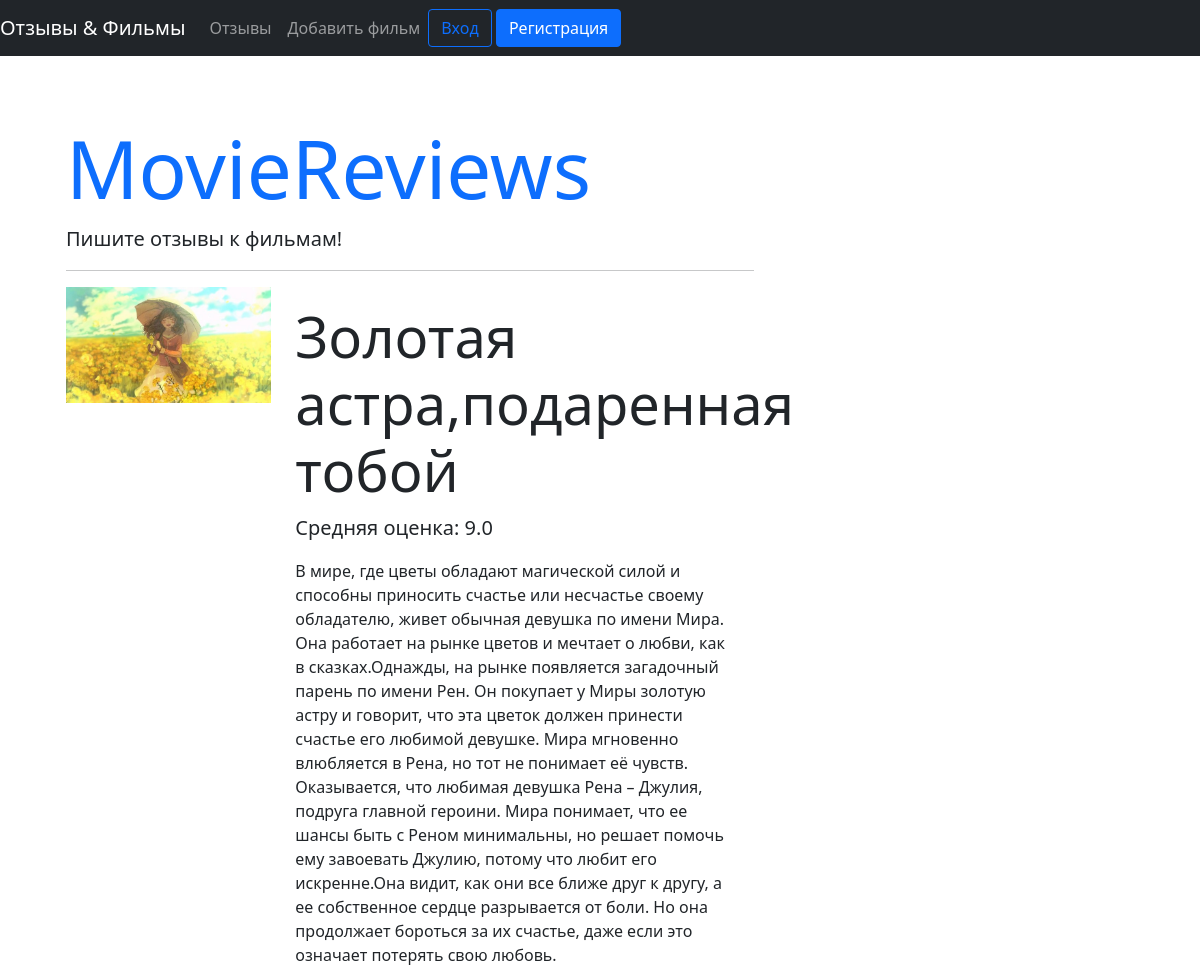
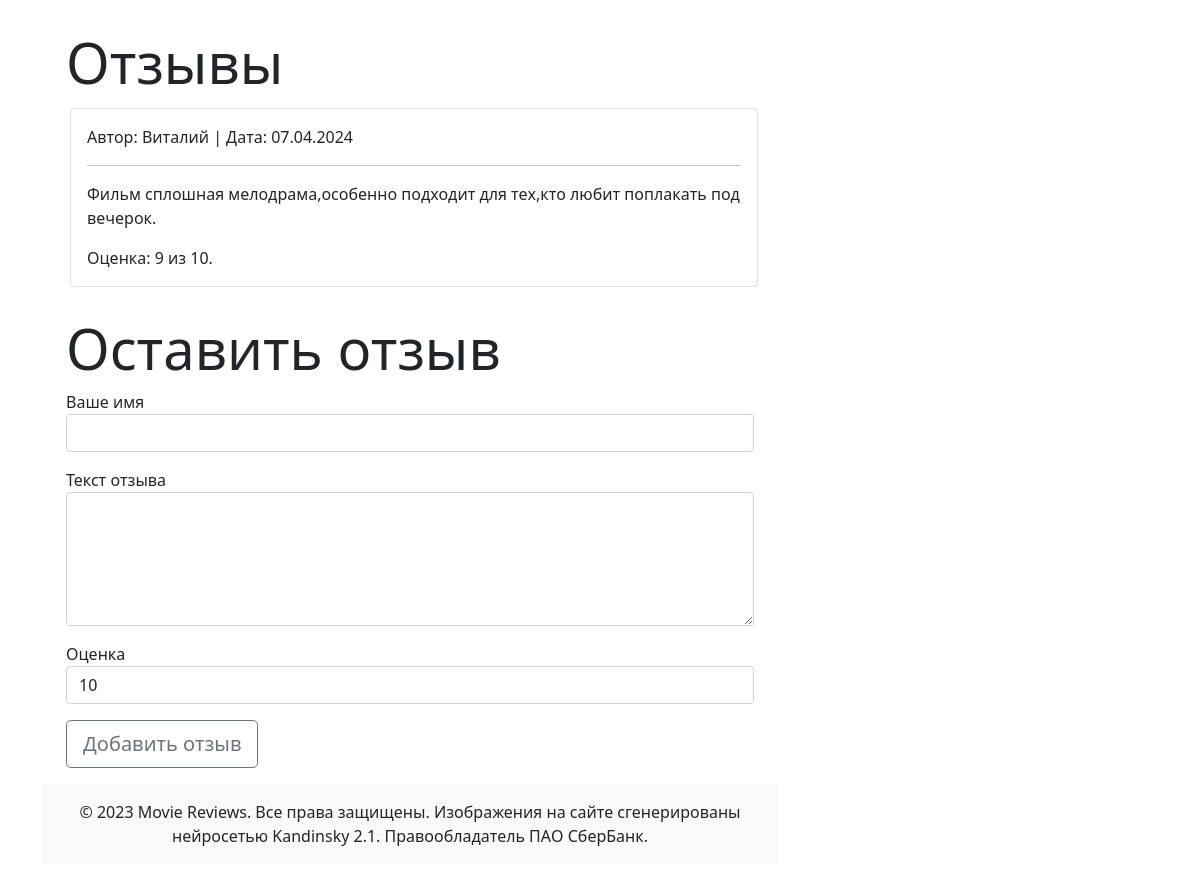
The page /movie/2 on the database its author committed (2 pictures, top to bottom).
### models.py (models this page shows, shortened)
class Movie(db.Model):
    id = db.Column(db.Integer, primary_key=True)
    title = db.Column(db.String(255), nullable=False)
    description = db.Column(db.Text, nullable=False)
    image = db.Column(db.String(255), nullable=False)
    reviews = db.relationship('Review', back_populates='movie')

class Review(db.Model):
    id = db.Column(db.Integer, primary_key=True)
    name = db.Column(db.String(255), nullable=False)
    text = db.Column(db.Text, nullable=False)
    created_date = db.Column(db.DateTime, default=datetime.utcnow)
    score = db.Column(db.Integer, nullable=False)
    movie_id = db.Column(db.Integer, db.ForeignKey('movie.id', ondelete="CASCADE"))
    movie = db.relationship('Movie', back_populates='reviews')

### views.py (the view, shortened to what this page needs)
@app.route('/movie/<int:id>', methods=['GET', 'POST'])
def movie(id):
    movie = Movie.query.get(id)
    if movie.reviews:
        avg_score = round(sum(review.score for review in movie.reviews) / len(movie.reviews), 2)
    else:
        avg_score = 0
    form = ReviewForm(score=10)
    return render_template('movie.html',
                           movie=movie,
                           avg_score=avg_score,
                           form=form)

### forms.py
class ReviewForm(FlaskForm):
    name = StringField('Ваше имя',
                       validators=[DataRequired(message="Поле не должно быть пустым")])
    text = TextAreaField('Текст отзыва',
                         validators=[DataRequired(message="Поле не должно быть пустым")])
    score = SelectField('Оценка',
                        choices=[(i, i) for i in range(1, 11)])
    submit = SubmitField('Добавить отзыв')

### templates/movie.html
{% extends 'base.html' %}
{% block content %}
  <div class="row mb-3">
    <div class="col-md-4">
      {% if movie.image %}
        <img class="img-fluid" src="{{ url_for('static', filename='images/' + movie.image) }}">
      {% endif %}
    </div>
    <div class="col-md-8">
      <h1 class="mt-3 display-4">{{ movie.title }}</h1>
      {% if avg_score %}
        <p class="lead">Средняя оценка: {{ avg_score }}</p>
      {% endif %}
      <p>{{ movie.description }}</p>
    </div>
  </div>
  <h1 class="display-4">Отзывы</h1>
  <div class="m-1">
    {% for review in movie.reviews %}
      <div class="card mb-4">
        <div class="card-body">
          <p class="card-text">Автор: {{ review.name }} | Дата: {{ review.created_date.strftime('%d.%m.%Y') }}</p>
          <hr>
          <p class="card-text font-italic">{{ review.text }}</p>
          <p class="card-text font-italic">Оценка: {{ review.score }} из 10.</p>
        </div>
      </div>
    {% else %}
      <p>Отзывов еще нет, но вы можете оставить первый!</p>
    {% endfor %}
  </div>
  <h1 class="display-4">Оставить отзыв</h1>
  {% include 'add_review.html' %}
{% endblock content %}

### rows shown on the page
Movie: image (picture), title "Золотая астра,подаренная тобой", description "В мире, где цветы обладают магической силой и способны приносить счастье или несчастье своему обладателю, живет обычная девушка по имени Мира. Она работает на рынке цветов и мечтает о любви, как в сказках.Однажды, на рынке появляется загадочный парень по имени Рен. Он покупает у Миры золотую астру и говорит, что эта цветок должен принести счастье его любимой девушке. Мира мгновенно влюбляется в Рена, но тот не понимает её чувств. Оказывается, что любимая девушка Рена – Джулия, подруга главной героини. Мира понимает, что ее шансы быть с Реном минимальны, но решает помочь ему завоевать Джулию, потому что любит его искренне.Она видит, как они все ближе друг к другу, а ее собственное сердце…"
Review: name "Виталий", created_date "07.04.2024", text "Фильм сплошная мелодрама,особенно подходит для тех,кто любит поплакать под вечерок.", score "9"

### other values the page prints
{{ avg_score }} "9.0"
